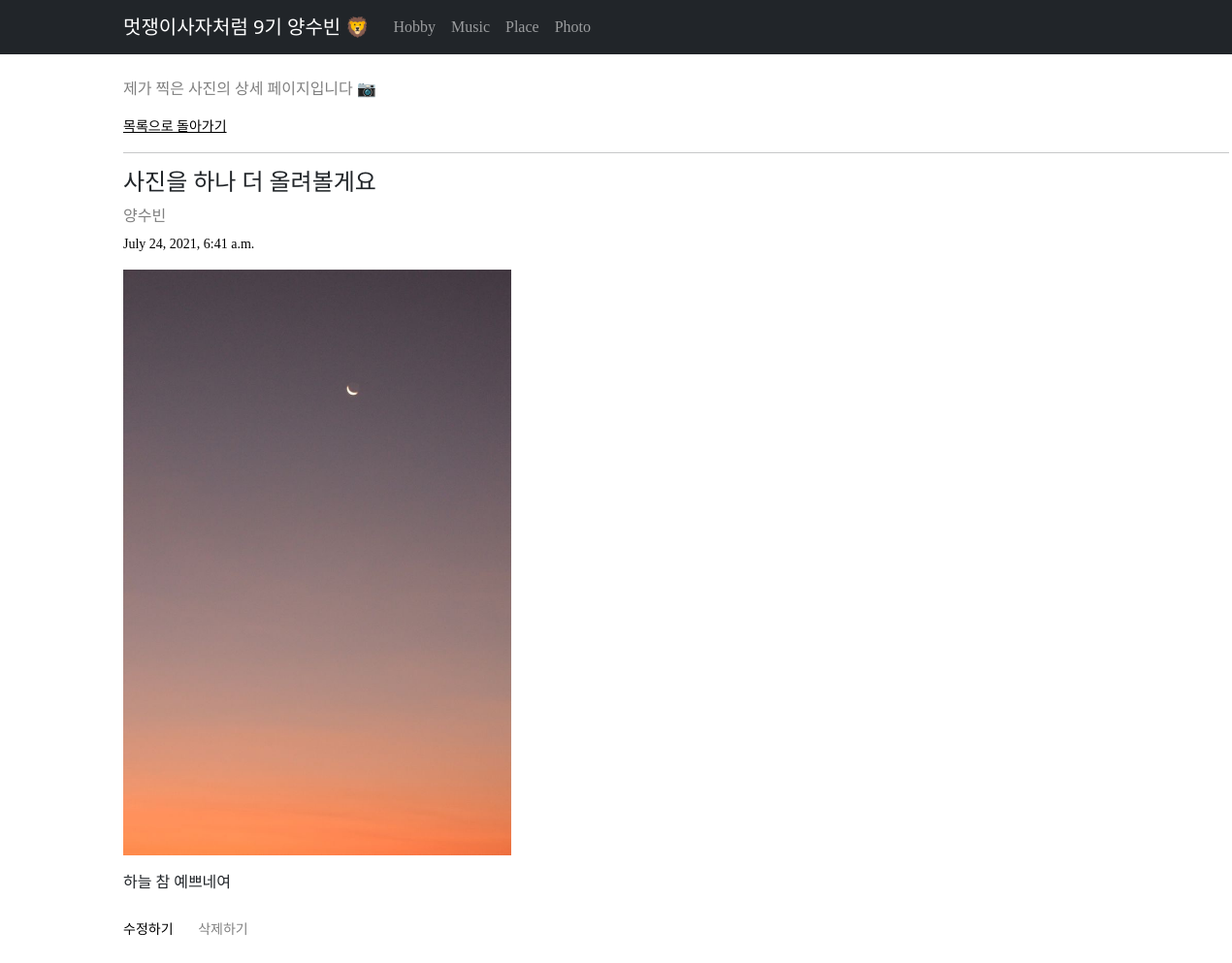
The app's page /4, older data.
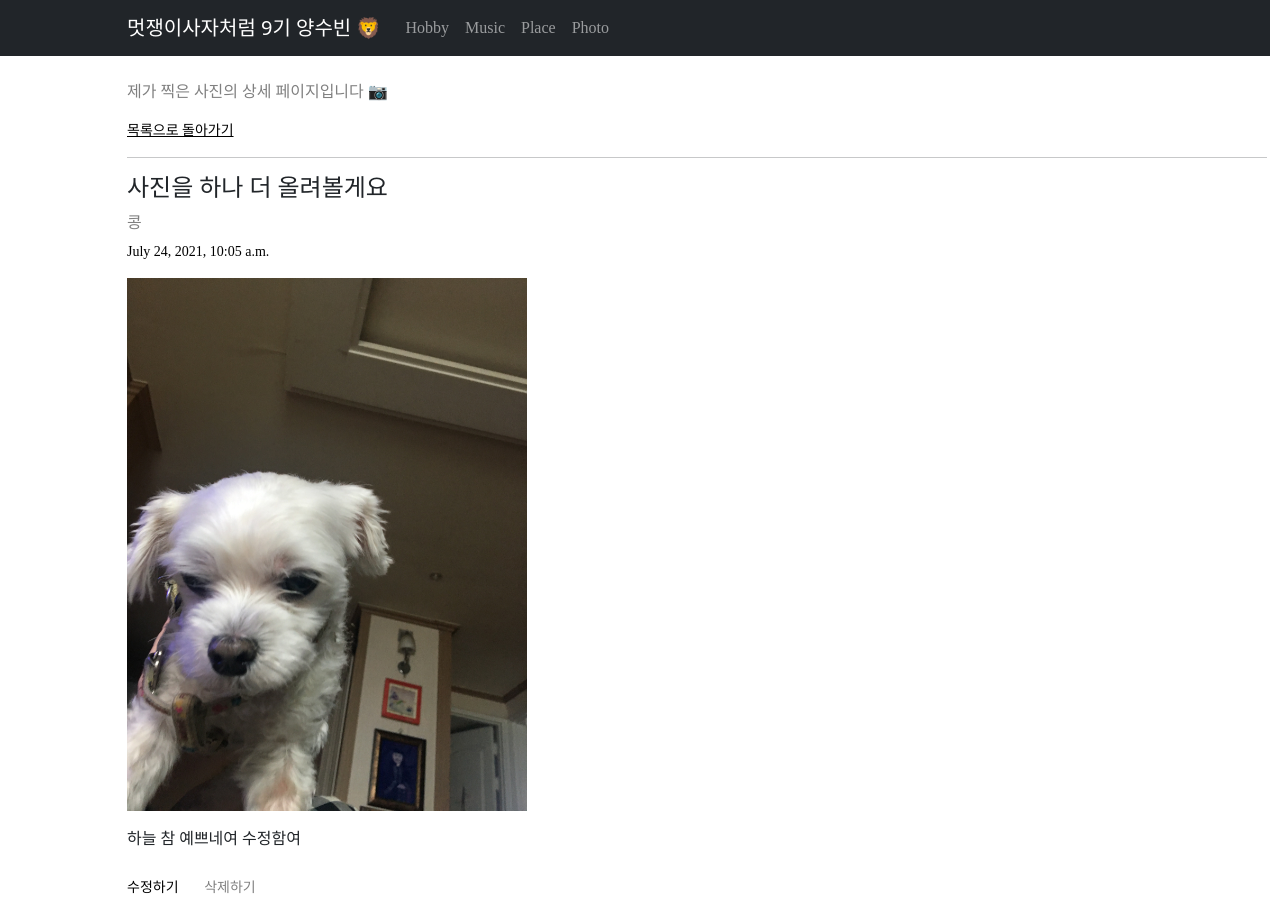
The same page, newer data.
### subin/models.py (models this page shows, shortened)
class Photo(models.Model):
    title = models.CharField(max_length=200)
    writer = models.CharField(max_length=100)
    pub_date = models.DateTimeField()
    image = models.ImageField(upload_to='images/', blank=True, null = True)
    body = models.TextField()

### subin/views.py (the view)
# urls.py: path('<str:id>', views.detail, name="detail"),
def detail(request, id):
    photo = get_object_or_404(Photo, pk=id)
    return render(request, "detail.html", {'photo':photo})

### subin/templates/detail.html (shortened to what this page needs)
{% extends 'base.html' %}
{% block contents %}
<div class="mainbox">
    <p>제가 찍은 사진의 상세 페이지입니다 📷  </p>
    <a href="{% url 'photo' %}" class="backBtn">목록으로 돌아가기</a>
    <hr>
    <h2 class="title">{{photo.title}}</h2>
    <p class="writer">{{photo.writer}}</p>
    <p class="date">{{photo.pub_date}}</p>
    <div class="content">
    {% if photo.image %}
    <img src="{{photo.image.url}}" alt="이미지" width="400" class="photo">
    {% endif %}
    <p class="body">{{photo.body}}</p>
    </div>
    <br>
    <a href="{% url 'edit' photo.id %}" class="editBtn">수정하기</a>
    <a href="{% url 'delete' photo.id %}" class="delBtn">삭제하기</a>
</div>
{% endblock %}

Row changes from the older to the newer data that the page shows:
changed Photo "사진을 하나 더 올려볼게요": writer "양수빈" → "콩"; pub_date "July 24, 2021, 6:41 a.m." → "July 24, 2021, 10:05 a.m."; image: a different picture; body "하늘 참 예쁘네여" → "하늘 참 예쁘네여 수정함여"
